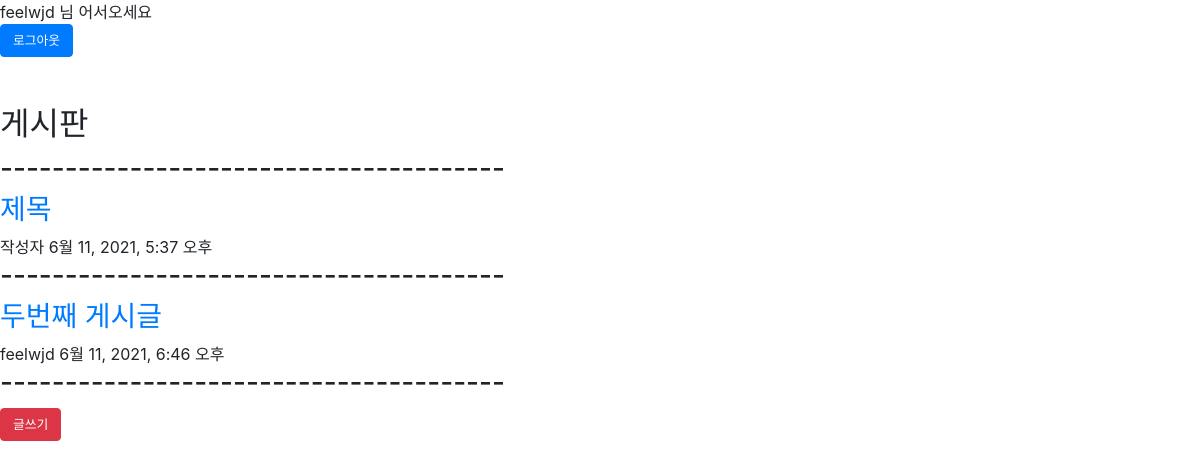
Before: / (signed in) with the older database file.
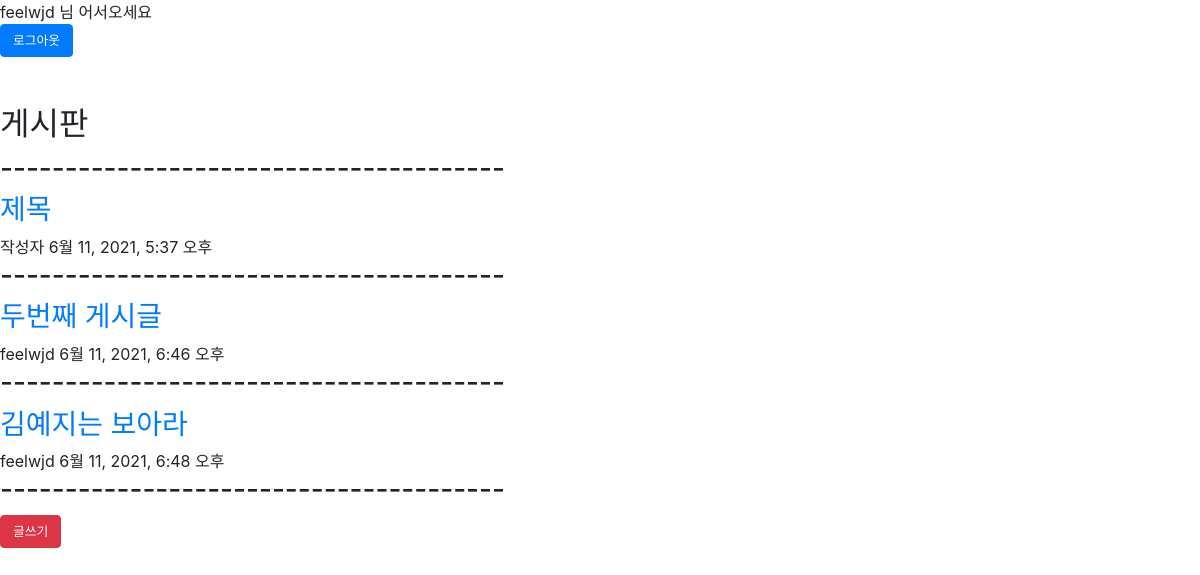
After: the same page with the newer database file.
### app/models.py (models this page shows, shortened)
class Blog(models.Model):
    title = models.CharField(max_length=30)
    writer = models.CharField(max_length=20)
    date = models.DateTimeField(auto_now_add=True)
    body = models.TextField()

### app/views.py (the view)
# urls.py: path('',views.index,name='index'),
@login_required(login_url="/signin")
def index(request):
    auser = request.user
    anid = auser.username
    blog = Blog.objects
    return render(request,'index.html',{'id':anid,'blog':blog})

### app/templates/index.html (shortened to what this page needs)
{% load static %}
{{id}} 님 어서오세요
<link rel="stylesheet" href="https://stackpath.bootstrapcdn.com/bootstrap/4.5.0/css/bootstrap.min.css">
<div class="btn btn-primary">
    <a href="{% url 'logout' %}" class=" text-white"><small>로그아웃</small></a>
</div>
<h2>게시판</h2>
<h3>---------------------------------------</h3>
{%for i in blog.all%}
    <h3><a href="/detail/{{i.id}}">{{i.title}}</a></h3>
    {{i.writer}} {{i.date}}
    <br><h3>---------------------------------------</h3>
{%endfor%}
<div class="btn btn-danger">
    <a href="{% url 'newr'%}" class=" text-white"><small>글쓰기</small></a>
</div>

Changed rows visible on the page:
added Blog: title "김예지는 보아라", writer "feelwjd", date "6월 11, 2021, 6:48 오후"
